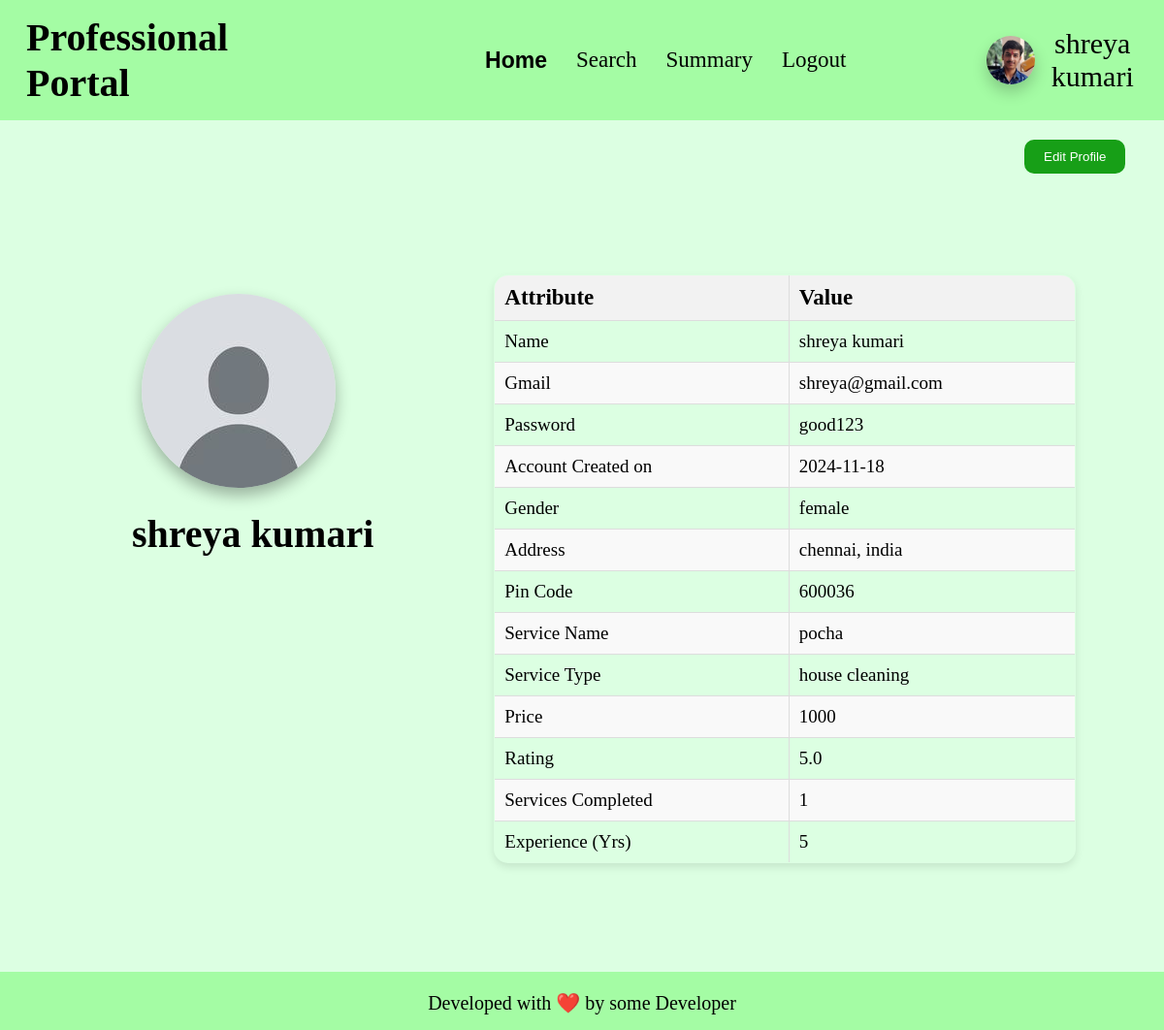
The page /professional_home/view_profile/4 on the database as committed earlier.
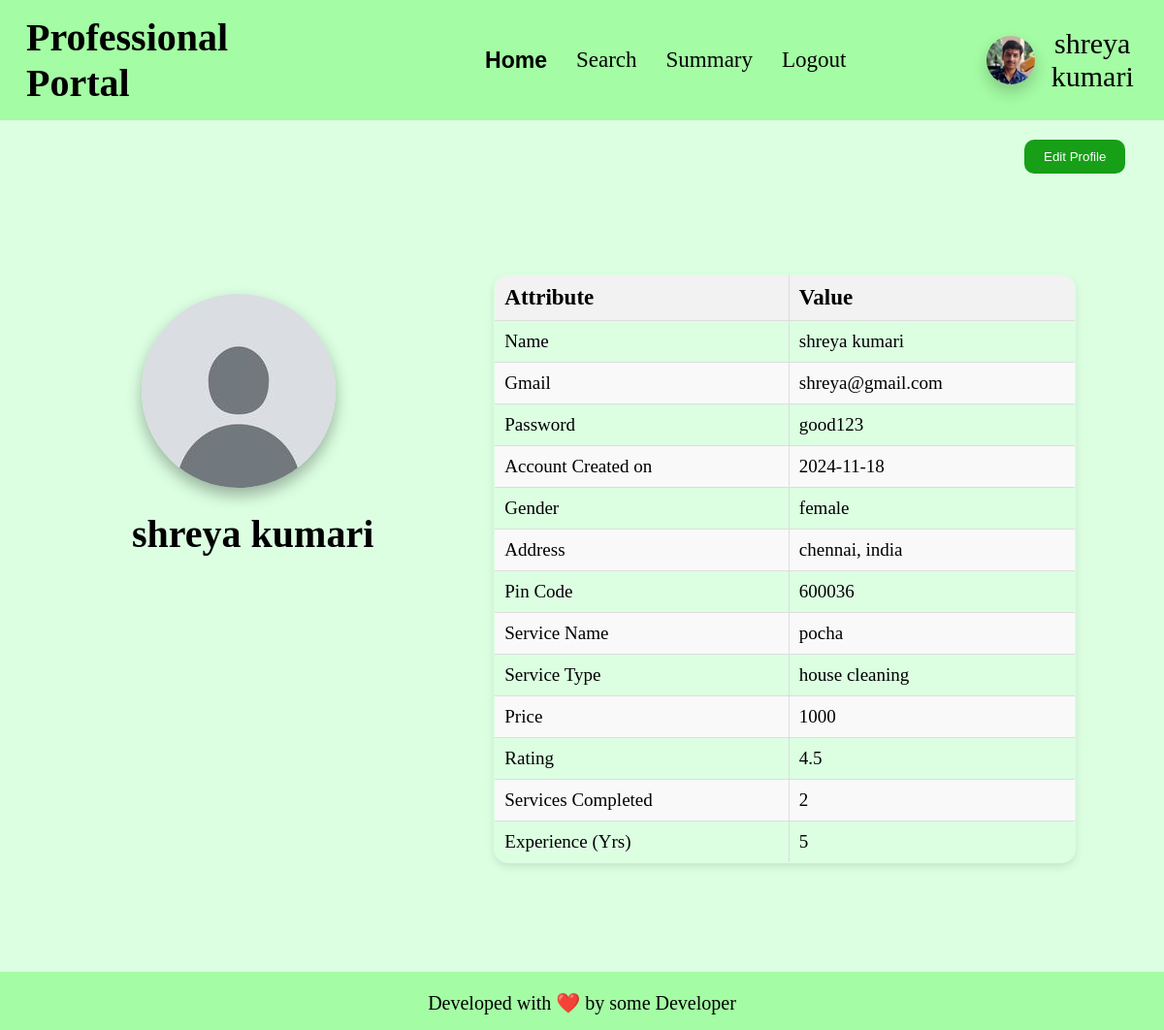
The same page on the database as committed later.
### app.py (models this page shows)
class professional(db.Model):
    __tablename__ = "professional"
    id = db.Column(db.Integer, primary_key=True, autoincrement=True)
    email_id = db.Column(db.String, nullable=False)
    fullname = db.Column(db.String, nullable=False)
    password = db.Column(db.String, nullable=False)
    date_created = db.Column(db.Date, nullable=False)
    service_type_id = db.Column(db.Integer, db.ForeignKey('service.id'), nullable=False)
    experience = db.Column(db.Integer, nullable=False)
    gender = db.Column(db.String, nullable=False)
    address = db.Column(db.String, nullable=False)
    pin_code = db.Column(db.Integer, nullable=False)
    documents = db.Column(db.String, nullable=False)
    request = db.Column(db.Boolean, default=None)
    blocked = db.Column(db.Boolean, default=False)
    services_completed = db.Column(db.Integer, default = 0)
    rating = db.Column(db.Float, default = 0.0)
    price = db.Column(db.Integer, default = 0)
    service_type = db.relationship('service', back_populates='professionals')
    service_requests = db.relationship('service_request', backref='professional', cascade='all, delete-orphan')

class service(db.Model):
    __tablename__ = "service"
    id = db.Column(db.Integer, primary_key=True, autoincrement=True)
    name = db.Column(db.String, nullable=False)
    base_price = db.Column(db.Integer, nullable=False)
    time_required = db.Column(db.Integer, nullable=False)
    description = db.Column(db.String, nullable=False)
    status = db.Column(db.Boolean, default = False)
    type = db.Column(db.String, nullable=False)
    professionals = db.relationship('professional', back_populates='service_type')
    service_requests = db.relationship('service_request', backref='service', cascade='all, delete-orphan')

### app.py (the view)
@app.route('/professional_home/view_profile/<int:id>', methods=['GET', 'POST'])
def prof_view_profile(id):
    if request.method == 'GET':
        prof = professional.query.filter_by(id = id).first()
        if prof:
            if not prof.blocked:
                if not prof.request:
                    return render_template("prof_view_profile.html", professional = prof)
                else:
                    return redirect('/professional_login')
            else:
                return redirect('/professional_login')
        else:
            return redirect('/professional_login')
    elif request.method == 'POST':
        return f"form edited"

### templates/prof_view_profile.html (shortened to what this page needs)
<!DOCTYPE html>
<html lang="en">
<head>
    <link rel="stylesheet" href="/static/css/profile-block.css">
    <link rel="stylesheet" href="/static/css/basic.css">
    <link rel="stylesheet" href="/static/css/table-styling.css">
</head>
<body>
    <header>
        <h1>Professional Portal</h1>
        <ul>
            <li><a class="active" href="/professional_home/{{professional.id}}">Home</a></li>
            <li><a href="/professional_search/{{professional.id}}">Search</a></li>
            <li><a href="/professional_summary/{{professional.id}}">Summary</a></li>
            <li><a href="/professional_logout/{{professional.id}}">Logout</a></li>
        </ul>
        <div id="user-info">
            <img id="user-pic" src="/static/anant-pic.jpg" alt="Profile Picture">
            <div>{{professional.fullname}}</div>
        </div>
    </header>
    <button id="edit_profile_button" onclick="gotoroute('/professional_home/edit_profile/{{professional.id}}')">Edit Profile</button>
    <div id="box">
        <div id="box1">
            <img id="user-pic" src="/static/default_user_pic.png" alt="Profile Picture">
            <h2 style="font-size: 40px;">{{professional.fullname}}</h2>
        </div>
        <div id="box2">
            <div class="tables">
                <table class="styled-table">
                    <thead>
                        <tr>
                            <th>Attribute</th>
                            <th>Value</th>
                        </tr>
                    </thead>
                    <tbody>
                        <tr>
                            <td>Name</td>
                            <td>{{professional.fullname}}</td>
                        </tr>
                        <tr>
                            <td>Gmail</td>
                            <td>{{professional.email_id}}</td>
                        </tr>
                        <tr>
                            <td>Password</td>
                            <td>{{professional.password}}</td>
                        </tr>
                        <tr>
                            <td>Account Created on</td>
                            <td>{{professional.date_created}}</td>
                        </tr>
                        <tr>
                            <td>Gender</td>
                            <td>{{professional.gender}}</td>
                        </tr>
                        <tr>
                            <td>Address</td>
                            <td>{{professional.address}}</td>
                        </tr>
                        <tr>
                            <td>Pin Code</td>
                            <td>{{professional.pin_code}}</td>
                        </tr>
                        <tr>
                            <td>Service Name</td>
                            <td>{{professional.service_type.name}}</td>
                        </tr>
                        <tr>
                            <td>Service Type</td>
                            <td>{{professional.service_type.type}}</td>
                        </tr>
                        <tr>
                            <td>Price</td>
                            <td>{{professional.price}}</td>
                        </tr>
                        <tr>
                            <td>Rating</td>
                            <td>{{professional.rating}}</td>
                        </tr>
                        <tr>
                            <td>Services Completed</td>
                            <td>{{professional.services_completed}}</td>
                        </tr>
                        <tr>
                            <td>Experience (Yrs)</td>
                            <td>{{professional.experience}}</td>
                        </tr>
                    </tbody>
                </table>
            </div>
        </div>
    </div>
    <br>
    <footer>
        <p>
            Developed with ❤️ by some Developer
        </p>
    </footer>
</body>
</html>

### static/css/profile-block.css (style rules this page uses)
#user-info { margin-left: 10vw; width: 19vw; display: flex; flex-direction: row; align-items: center; justify-content: space-evenly; }
#user-info img { min-width: 50px; min-height: 50px; max-width: 55px; max-height: 55px; border-radius: 50px; box-shadow: 0 8px 16px rgba(0, 0, 0, 0.2); }
#user-info div { font-size: 30px; text-align: center; }

### static/css/basic.css (style rules this page uses)
* { padding: 0; margin: 0; }
body { background-color: rgb(220, 255, 226); align-items: center; text-align: left; }
header { align-items: center; display: flex; padding: 15px; background-color: rgb(164, 252, 164); }
ul { display: flex; list-style-type: none; padding: 0; margin: 0; }
ul li { padding-inline: 15px; }
ul li a { font-size: 23px; text-decoration: none; color: black; }
.active { font-family: 'Franklin Gothic Medium', 'Arial Narrow', Arial, sans-serif; font-weight: bold; }

### static/css/table-styling.css (style rules this page uses)
.tables { margin-left: 20px; text-align: center; align-items: center; justify-content: center; width: 60vw; border-radius: 25px; padding: 20px; }
.styled-table { width: 100%; border: 1px solid black; }
.styled-table th { font-size: 20px; }
.styled-table th, .styled-table td { padding: 10px; border: 1px solid #ddd; text-align: left; }
.styled-table th { background-color: #f2f2f2; }
.styled-table tr:nth-child(even) { background-color: #f9f9f9; }

### templates/prof_view_profile.html (style rules this page uses)
h1 { margin-right: 17.1vw; margin-left: 1vw; font-size: 40px; }
#edit_profile_button { padding: 10px 20px; background-color: rgb(23, 159, 23); color: white; border: none; border-radius: 10px; cursor: pointer; margin-left: 88vw; margin-top: 20px; }
#box { margin-top: 8vh; display: flex; gap: 7vw; margin-left: 8vw; }
#box1 { margin-top: 60px; align-items: center; text-align: center; justify-content: center; }
#user-pic { min-width: 200px; min-height: 200px; max-width: 210px; max-height: 210px; border-radius: 100px; margin-left: 10px; box-shadow: 0 8px 16px rgba(0, 0, 0, 0.3); }
h2 { margin-top: 20px; margin-left: 40px; margin-bottom: 10px; font-size: 30px; }
.tables { margin-left: 20px; text-align: center; align-items: center; justify-content: center; width: 50vw; height: 20vh; border-radius: 25px; padding: 20px; }
table { border-collapse: separate; border-spacing: 0; width: 100%; max-width: 600px; margin: 20px auto; box-shadow: 0 4px 8px rgba(0, 0, 0, 0.1); border-radius: 15px; overflow: hidden; }
.styled-table { width: 100%; border-collapse: collapse; font-size: 19px; }
.styled-table th { font-size: 23px; }
.styled-table th, .styled-table td { padding: 10px; border: 1px solid #ddd; text-align: left; }
.styled-table th { background-color: #f2f2f2; font-size: 23px; }
.styled-table tr:nth-child(even) { background-color: #f9f9f9; }
footer { align-items: center; text-align: center; background-color: rgb(164, 252, 164); height: 60px; margin-top: 50vh; }
footer p { margin: auto; padding-top: 20px; font-size: 20px; }

Rows that differ between the two databases and show on the page:
changed professional "shreya kumari": rating "5.0" → "4.5"; services_completed "1" → "2"
